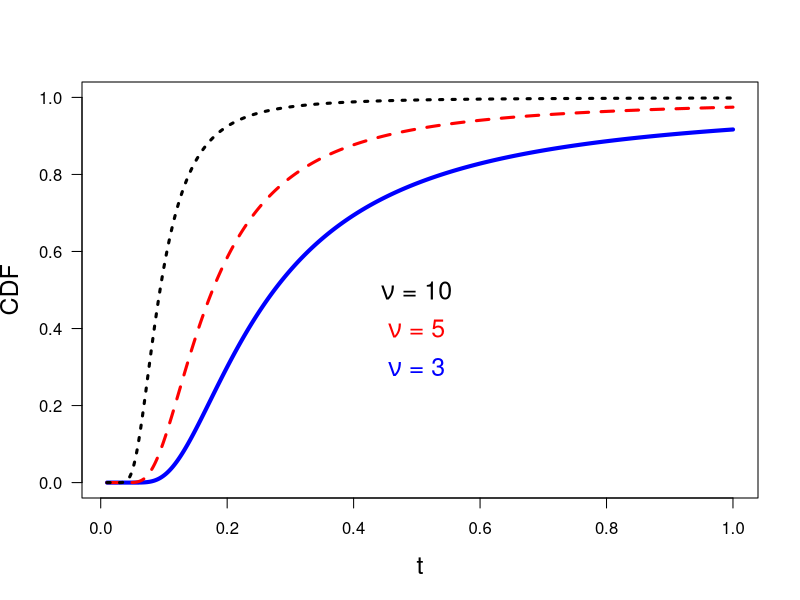

This chart was generated by the following R code:
print('file: PDsPDFsInvChiSquaredCDF.R')
# CDF of inverse chi-squared PDF
invChiSqCDF = function(x,nu) {pgamma(nu/2,1/(2*x))}
x = seq(0.01,1,0.001)
chisq3 = invChiSqCDF(x,3); chisq5 = invChiSqCDF(x,5); chisq10 = invChiSqCDF(x,10)
# png('invchi-squaredCDFBook160104R.png',width=16,height=16,units='cm',res=300)
plot(x,chisq3,type='l',col='blue',xlab='t',ylab='CDF',lwd=4,
     ylim=c(0,1),las=1,cex.lab=1.5)
lines(x,chisq5,col='red',lwd=3,lty=2); lines(x,chisq10,col='black',lwd=3,lty=3)
xt = 0.5
text(xt,0.5,expression(paste(nu,' = 10')),col='black',cex=1.5)
text(xt,0.4,expression(paste(nu,' = 5')),col='red',cex=1.5)
text(xt,0.3,expression(paste(nu,' = 3')),col='blue',cex=1.5)
# dev.off()
